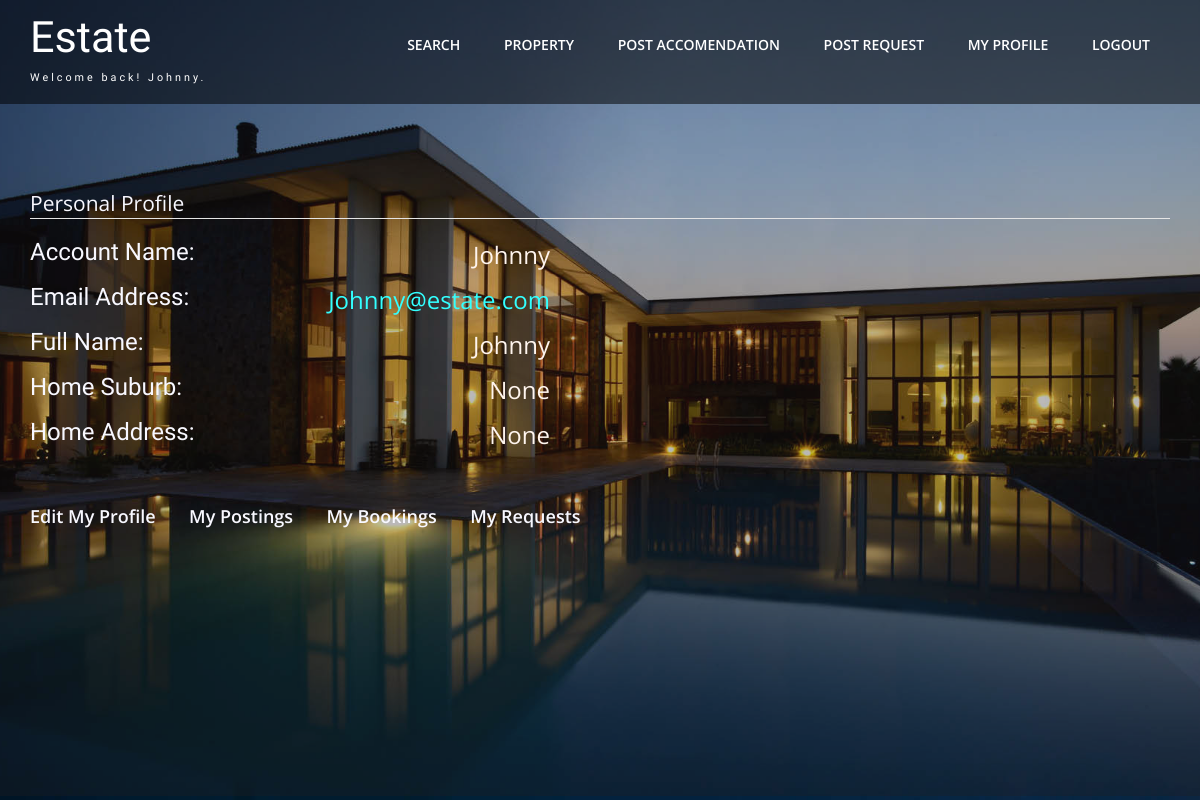
Screenshot of /profile (signed in) with the database file from the repository.
### tables this page shows
CREATE TABLE users (
                    ID int primary key not null,
                    username char(50) not null,
                    password_hash char(128) not null,
                    full_name char(50) not null,
                    email char(50) not null,
                    home char(50),
                    home_latitude char(50),
                    home_longitude char(50),
                    home_suburb char(50));

### project.py (the view)
@app.route('/profile', methods=['GET', 'POST'])
@login_required
def profile():
    return render_template('profile.html', title='profile')

### project.py (called while the page is built)
def query(sql):
    conn = sqlite3.connect('small.db', detect_types=sqlite3.PARSE_DECLTYPES, check_same_thread=False)
    cur = conn.cursor()
    cur.execute(sql)
    return cur

@login.user_loader
def load_user(id):
    sql = 'select * from users where ID = ' + str(id)
    cur = query(sql)
    res = cur.fetchall()
    user = User(res[0][1])
    return user

### templates/profile.html (shortened to what this page needs)
{% extends "base.html" %}
{% import 'bootstrap/wtf.html' as wtf %}
{% block body_contents %}
    <legend  style="color: #f8f8ff;  margin-bottom: 20px; font-weight: 400">Personal Profile</legend>
     <div class="row" style="font-size: 13px;color: #fff;font-weight:300">
        <div class="col-md-4" style="font-weight: 300; margin-bottom: 27px;width:850px">
            <h3  style="color: #f8f8ff;font-weight: 400">Account Name:</h3>
            <span style="float: right; margin-right:300px;margin-top:-27px;font-weight: 400;font-size:x-large;color:seashell">{{ current_user.username }}</span>
            <h3  style="color: #f8f8ff;font-weight: 400">Email Address:</h3>
            <span style="float: right;margin-right:300px; margin-top:-27px;font-weight: 400;font-size:x-large;color:#33ffff">{{ current_user.email }}</span>
            <h3  style="color: #f8f8ff; font-weight: 400">Full Name:</h3>
            <span style="float: right; margin-right:300px; margin-top:-27px;font-weight: 400;font-size:x-large;color:seashell">{{ current_user.full_name }}</span>
            <h3  style="color: #f8f8ff; font-weight: 400">Home Suburb:</h3>
            <span style="float: right; margin-right:300px;margin-top:-27px;font-weight: 400;font-size:x-large;color:seashell">{{ current_user.home_suburb }}</span>
            <h3  style="color: #f8f8ff;font-weight: 400">Home Address:</h3>
            <span style="float: right;margin-right:300px; margin-top:-27px;font-weight: 400;font-size:x-large;color:seashell">{{ current_user.home }}</span>
        <div style="margin-top:40px;">
            <a href="/edit_profile">Edit My Profile</a>
            <a href="/my_postings">My Postings</a>
            <a href="/my_bookings">My Bookings</a>
            <a href="/my_requests">My Requests</a>
        </div>
        </div>
{% endblock %}

### templates/base.html (shortened to what this page needs)
<!DOCTYPE html>
<html lang="en">
<head>
    <link href="css/bootstrap.css" rel='stylesheet' type='text/css' />
    <link href="css/style.css" rel='stylesheet' type='text/css' />
    <link rel="stylesheet" href="css/smoothbox.css" type='text/css' >
</head>
<body>
    <div class="w3ls-banner">
        <div class="center-container-main">
            <div class="center-container">
                <div class="navigation">
                    <div class="container">
                        <div class="agileits-logo">
                            {% if current_user.is_authenticated %}
                            <h1><a href="/mainpage">Estate<span class="w3agile" class=navigation-right>Welcome back! {{current_user.username}}.</span></a></h1>
                            {% else %}
                            <h1><a href="/mainpage">Estate<span class="w3agile" navigation-right>Just like home</span></a></h1>
                            {% endif %}
                        </div>
                        <div class="navigation-right">
                            <nav class="link-effect-3" id="link-effect-3">
                                <ul class="nav1 nav">
                                    <li><a data-hover="Search" href="/search_init">Search</a></li>
                                    <li><a href="/ShowBooking" class="scroll" data-hover="Agents">property</a></li>
                                    {% if current_user.is_anonymous %}
                                    <li><a href="/login" class="scroll" data-hover="Agents">Login</a></li>
                                    {% else %}
                                    <li><a href="/add" class="scroll" data-hover="About">Post accomendation</a></li>
                                    <li><a href="/request" class="scroll" data-hover="Agents">Post request</a></li>
                                    <li><a href="/profile" class="scroll" data-hover="Agents">My Profile</a></li>
                                    <li><a href="/logout" class="scroll" data-hover="Agents">Logout</a></li>
                                    {% endif %}
                                </ul>
                            </nav>
                        </div>
                        <div class="clearfix"></div>
                    </div>
                </div>
            </div>
            <div class="container">
                {% block body_contents %}
                {% endblock %}
            </div>
        </div>
    </div>
</body>
</html>

### css/style.css (style rules this page uses)
body { margin:0; padding:0; background:#fff; font-family: 'Open Sans', sans-serif; }
h1,h2,h3,h4,h5,h6 { margin:0; font-family: 'Work Sans', sans-serif; }
ul { margin:0; padding:0; }
.w3ls-banner { background:url(../images/b.jpg)no-repeat center fixed; background-size: cover; -moz-background-size: cover; -o-background-size: cover; background-position: center center; min-height: 100%; }
.center-container { padding: cover; background-size: cover; }
.center-container-main { padding-bottom: 20%; background: rgba(37, 31, 31, 0.308) no-repeat center fixed; min-height: 100%; }
.agileits-logo { float:left; }
.navigation-right { float:right; margin: 0.8em 0 0; }
.navigation-right ul li { display:inline-block; }
.navigation-right ul li a { color:#fff; font-size:1em; text-decoration: none; padding: 10px 0; text-transform:uppercase; -webkit-transition:.5s all; -moz-transition:.5s all; -o-transition:.5s all; -ms-transition:.5s all; transition:.5s all; }
.navigation { padding:1em 0; background:rgba(0, 0, 0, 0.53); }
.link-effect-3 a { margin: 0 20px; position: relative !important; }
.agileits-logo h1 a { font-size:1.2em; color: #fff; text-decoration: none; font-weight: 300; }
.agileits-logo h1 a span.w3agile { display: block; font-size: 0.25em; text-align: center; letter-spacing: 3px; margin-top: 1em; color: #fff; font-weight: 300; }
@media (max-width: 1366px) { .center-container { padding: 0em 0 6em; } }

### css/smoothbox.css (style rules this page uses)
body, html { height:100%; width:100%; }

### templates/profile.html (style rules this page uses)
a { font-size:large; color:#f8f8ff; font-weight: 600; margin-right:30px; text-decoration:none; display:inline-block; }

### rows the page displays
users: username "Johnny", email "Johnny@estate.com", full_name "Johnny", home_suburb "None", home "None"
